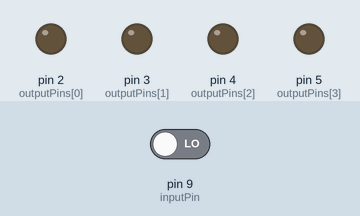
This sketch was run on a simulated Arduino Uno, built with avr-gcc and run on an emulated ATmega328P. Parts: output pins drawn as LEDs (lit = HIGH). The inputs (shaded band) are chosen by the test bench; at power-on: pin 9 (inputPin) LOW.

Above: at 1.2 s.
1.3 s: pin 9 (inputPin) driven HIGH
At 3.7 s:
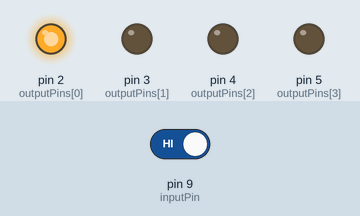
At 4.2 s:
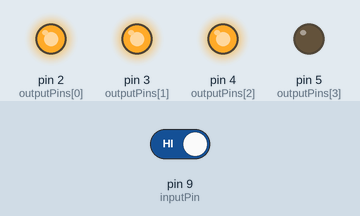
4.3 s: pin 9 (inputPin) driven LOW
At 5.3 s:
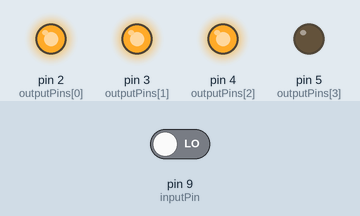
Timing chart, 0 to 7.3 s (numbered marks = the images above; inputs shaded):
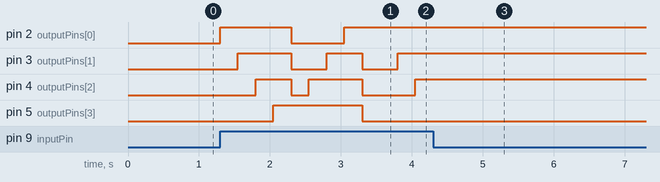

The sketch:

tugas162.ino
```cpp
// Mendefinisikan pin input dan jumlah pin output
const int inputPin = 9;
const int numOutputPins = 4;

// Array untuk menyimpan nomor pin output
const int outputPins[numOutputPins] = {2, 3, 4, 5};

// Variabel untuk menunjukkan tombol ditekan dan arah gerakan yang dibalikkan
int buttonClicked = 0;
bool reverseDirection = false;

void setup() {
  // Mengatur mode pin output dan mematikannya
  for (int i = 0; i < numOutputPins; i++) {
    pinMode(outputPins[i], OUTPUT);
    digitalWrite(outputPins[i], LOW);
  }

  // Mengatur mode pin input
  pinMode(inputPin, INPUT);

  // Memulai komunikasi serial dengan baud rate 9600
  Serial.begin(9600);
}

void loop() {
  // Membaca status input pin
  int inputState = digitalRead(inputPin);

  // Jika tombol ditekan
  if (inputState == HIGH) {
    // Jika arah gerakan tidak dibalikkan dan tombol belum mencapai pin output terakhir
    if (!reverseDirection && buttonClicked < numOutputPins) {
      // Nyalakan LED pada pin output yang sesuai dan tambahkan tombol yang ditekan
      digitalWrite(outputPins[buttonClicked++], HIGH);
    }
    // Jika arah gerakan dibalikkan dan tombol belum mencapai pin output pertama
    else if (reverseDirection && buttonClicked > 0) {
      // Nyalakan LED pada pin output yang sesuai dan kurangi tombol yang ditekan
      digitalWrite(outputPins[--buttonClicked], HIGH);
    }
    // Jika sudah mencapai batas akhir
    else {
      // Matikan semua LED dan balikkan arah gerakan
      for (int i = 0; i < numOutputPins; i++)
        digitalWrite(outputPins[i], LOW);

      reverseDirection = !reverseDirection;

      // Sesuaikan inisialisasi untuk tombol yang ditekan berdasarkan arah gerakan
      buttonClicked = reverseDirection ? numOutputPins - 1 : 0;

      // Nyalakan LED pada pin output yang sesuai
      digitalWrite(outputPins[buttonClicked], HIGH);
    }

    // Tunda selama 250 ms
    delay(250);
  }
}
```

Measured:
- after the input at 1.3 s, pin 2 (outputPins[0]): LOW → HIGH at once, → LOW 1.0 s later, → HIGH 0.75 s later; pin 3 (outputPins[1]): goes HIGH 0.75 s, LOW 0.50 s, HIGH 0.50 s, LOW 0.50 s, then HIGH, starting after 0.25 s
- after the input at 4.3 s, pin 2 (outputPins[0]), pin 3 (outputPins[1]), pin 4 (outputPins[2]): stops changing and stays HIGH; pin 5 (outputPins[3]): stops changing and stays LOW
